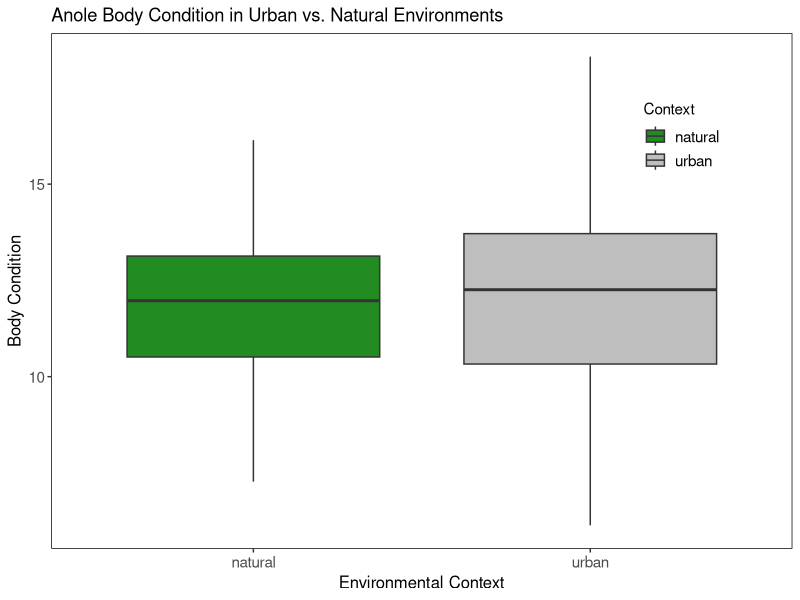
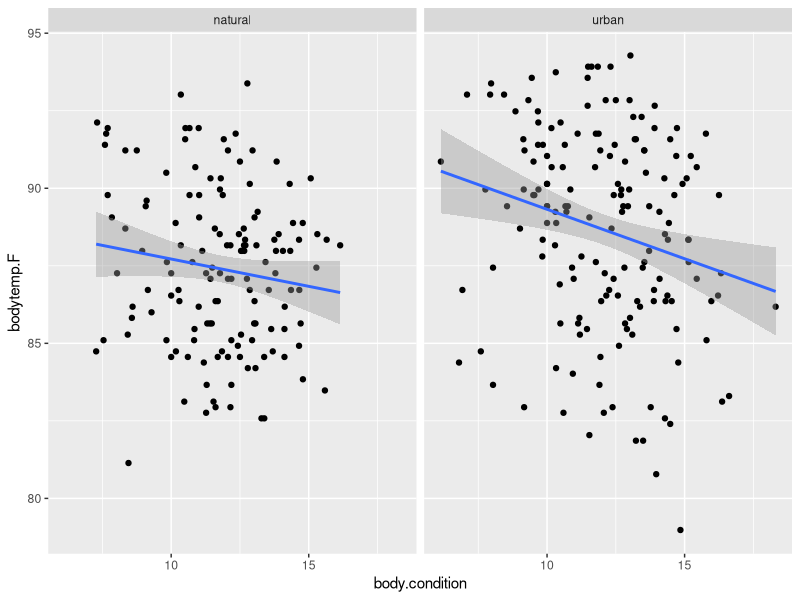
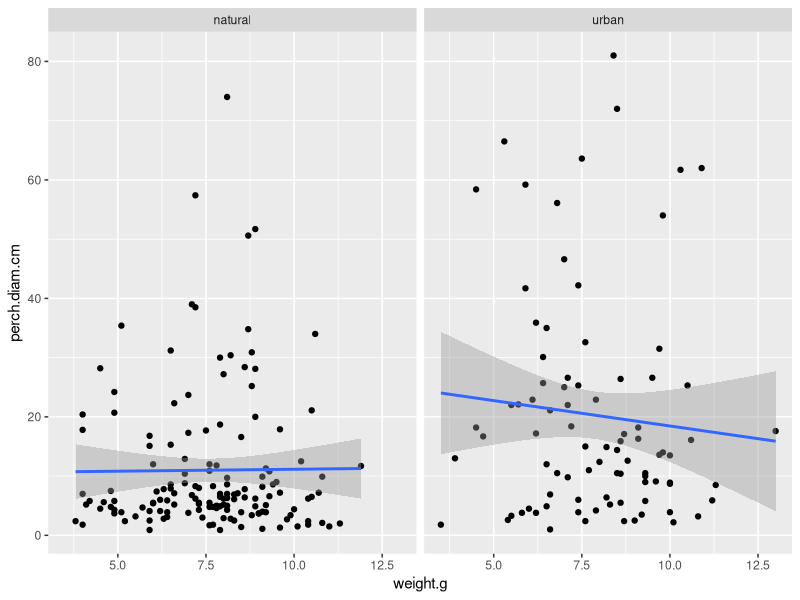
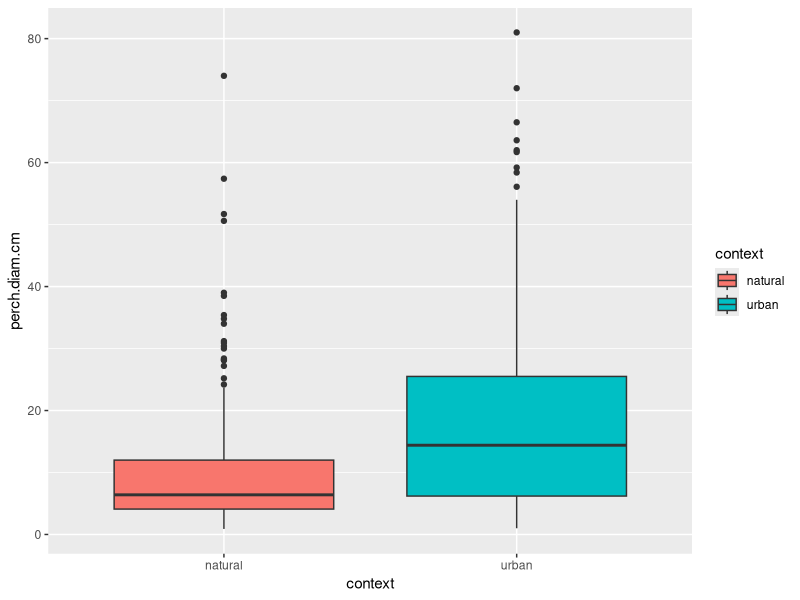
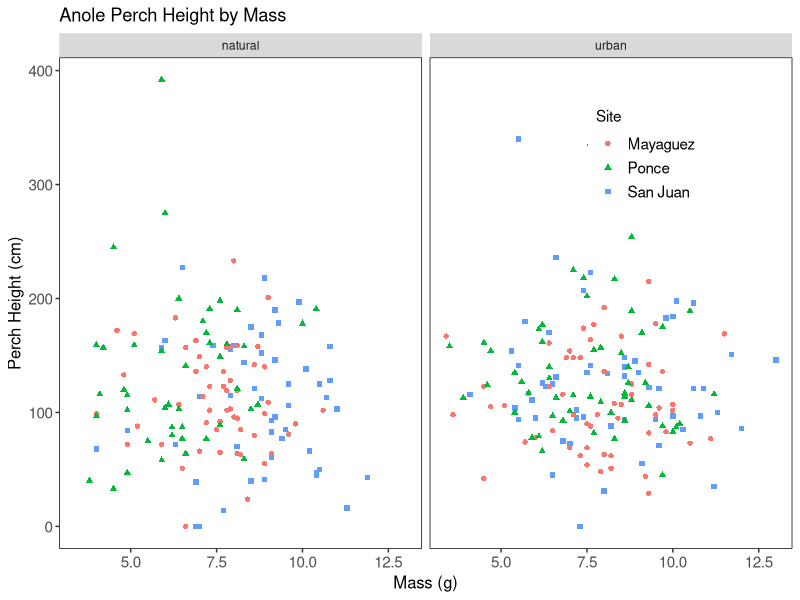
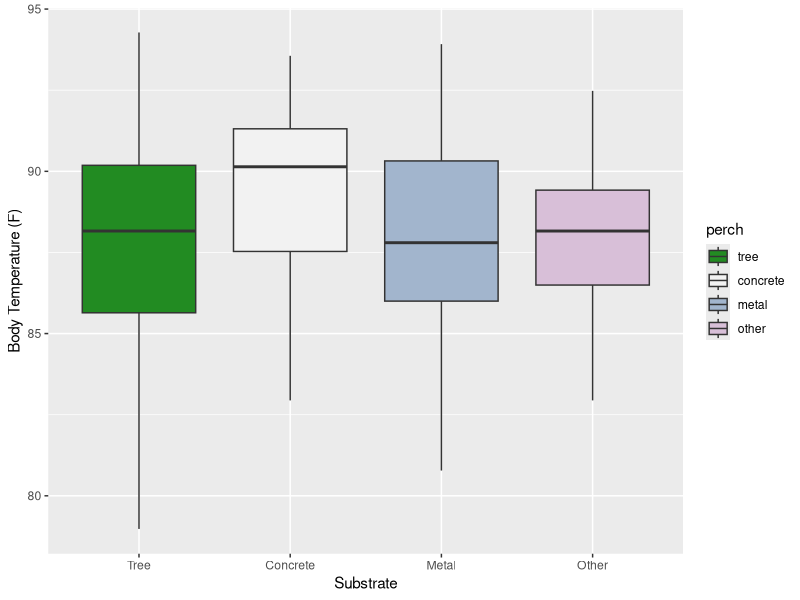

Recreate these plots in R, in order.
library(tidyverse)
library(ggplot2)

## JD: It would be good to move the cleaning and reading elsewhere if you are happy with it so we can focus on the new stuff
## You can save and load an .RData file

anoles <- read_csv("winchell_evol_phenshifts.csv")

anoles <- anoles %>% mutate(bodytemp.F = (32 + 1.8*bodytemp.C))   ## Converting to Fahrenheit to help my brain

anoles <- (anoles
           %>% mutate_at(vars(Site,context,perch,flags),funs(factor)) ## Turning my character read-ins into factors
           %>% mutate(perch.diam.cm=parse_number(perch.diam.cm))
)

with(anoles, table(perch, context))  ## Want to see the total table of perch observations/categories, to see what I can collapse into tree/metal/concrete

levels(anoles$perch) <- list(tree=c("tree", "woody branch", "behind a sign on a tree", "bush"),             ## Collapsing perches into three main levels, discarding the rest
                             concrete=c("concrete", "concrete pos", "concrete wall", "conctreete wall"),
                             metal=c("metal", "metal fence", "metal fence post", "metal gate", "metal pipe", 
                                     "metal pole", "inside metal fence post"),
                             other="NA"
)        ## A more tidyverse-oriented way to do this would have been fct_collapse(tree="yadda", "yadda", "yadda") and repeat for concrete and metal 

anoles$perch[is.na(anoles$perch)] <- "other"     ## Need to substitute "other" for all the NAs that are in there from when I collapsed my perch levels


anoles %>% mutate(body.condition = (weight.g/svl.mm)*100)   ## This didn't create a new column in the dataframe like it did when I converted bodytemp.F from bodytemp.C
                                                            ## So I did it a non-tidyverse way:
anoles$body.condition <- (anoles$weight.g/anoles$svl.mm)*100  ## This more or less did what I wanted it to. 
## Should I still be using residual svl/mass to calculate this type of variable?

## Now on to the actual figure-making:

## Now that we have a body condition metric, I want to see whether lizards differ in their body condition based upon their natural/urban environment

## JD: I liked the green and gray, but you weren't consistent with it.
(condition_context_box <- ggplot(anoles, aes(context,body.condition, fill=context))+
  geom_boxplot()+
  scale_fill_manual(values=c("forestgreen","gray"))+           ## Want intuitive colors for my boxplot fills
  labs(x="Environmental Context", y="Body Condition", 
       title="Anole Body Condition in Urban vs. Natural Environments",
       fill="Context")+
  theme(panel.border = element_rect(fill=NA, color="black"),
          legend.title=element_text(size=11),                  ## Removing as much non-data ink as possible, while
          legend.position=c(0.85,0.8),                         ##    keeping the outline of the figure
          legend.text=element_text(size=11),
          panel.grid.major = element_blank(),
          axis.title.x = element_text(size=12),
          axis.text.x = element_text(size=11),
          axis.title.y = element_text(size=12),
          axis.text.y = element_text(size=11),
          panel.grid.minor = element_blank(),
          panel.background = element_rect(fill="white"))
) ## Nope, no real difference. There seems to be a bit more variation in urban environments but it's not enough to be interesting.

## Let's see the relationship between physical body condition and thermal state, split by urban vs natural context:
(condition_temp_fig <- ggplot(anoles, aes(x=body.condition, y=bodytemp.F))+
  geom_point()+
  geom_smooth(method=lm)+
  facet_grid(cols=vars(context))
)
## These relationships are uninspiring, but a slight negative relationship could potentially be explained by the fact that it's harder to heat larger objects up at a fixed energy input

## JD: What temp do you think they _want_?

## Let's see if higher mass of a lizard is associated with a greater perch diameter:
tree_anoles <- filter(anoles, perch == "tree") ## subsetting to only include lizards found on trees

(perch_mass_fig <- ggplot(tree_anoles, aes(weight.g, perch.diam.cm))+
  geom_point()+
  geom_smooth(method=lm)+
  facet_grid(cols=vars(context))
)      ## Once again, really nothing interesting going on, but we see a heavier concentration of small-diameter capture points in natural settings. How about I box-plot that?

(perch_diam_box <- ggplot(tree_anoles, aes(context, perch.diam.cm, fill=context))+
  geom_boxplot()
)

## JD: HOw many species are we talking about here? Are there other confounders to think about?

## I wonder if larger lizards are found closer or farther from the ground compared to small lizards? Larger lizards might perceive themselves safer in a given 
## environment than a smaller lizard would, thus I predict larger lizards to spend more time close to the ground (and thus be captured closer to the ground)
## This also yielded an uninspiring relationship. I'll just find ways to make my boring data more visually interesting
(perch_height_mass_fig <- ggplot(anoles, aes(weight.g, perch.height.cm, shape=Site, color=Site))+
  labs(x="Mass (g)", y="Perch Height (cm)",
       title="Anole Perch Height by Mass",
       shape="Site")+
  geom_point(aes(shape=factor(Site)))+
  facet_grid(cols=vars(context))+
  theme(panel.border = element_rect(fill=NA, color="black"),
          legend.title=element_text(size=11),                  ## Removing as much non-data ink as possible, while
          legend.position=c(0.8,0.8),                          ##    keeping the outline of the figure
          legend.text=element_text(size=11),
          panel.grid.major = element_blank(),
          axis.title.x = element_text(size=12),
          axis.text.x = element_text(size=11),
          axis.title.y = element_text(size=12),
          axis.text.y = element_text(size=11),
          panel.grid.minor = element_blank(),
          panel.background = element_rect(fill="white"))
)
## This is still a mess. How about looking at body temperature by substrate type?



(substrate_temp_fig <- ggplot(anoles, aes(perch,bodytemp.F,fill=perch))+
  geom_boxplot()+                                                                                                                
  labs(x="Substrate", y="Body Temperature (F)")+
  scale_x_discrete(labels=c("Tree","Concrete","Metal","Other"))+
  scale_fill_manual(values=c("forestgreen","grey95","lightsteelblue3","thistle")) 
)        ## It seems that lizards caught on concrete substrates tend to have a slightly higher internal temperature. This is odd as I would have predicted metal-dwelling lizards
         ## To be hotter, unless those hotter surfaces become intolerable and the lizards avoid them. 

## I keep getting error messages that I'm removing rows containing non-finite values. What could be the source of this?

## JD: Good job for worrying. I don't know the answer yet.
## If it were me, I would start with the parsing failures (readr is suggesting you run problems())
## ggplot is also report NAs; I don't know if those are somehow the cause of your non-finite values.

## Grade: good (2/3)
